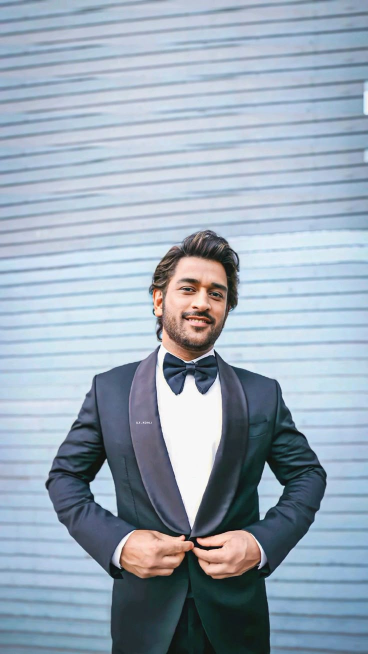
#> input picture Analog_OS_Custom/rpi5/Desktop/FaceDetect/dataset/Dhoni/image1.jpg, 736 x 1308 px (shown at 1/2 size); its folder holds only this picture in this run
$ python faceDatabase.py
#> lines starting #> are read from the running program, lines starting #| are printed output that depends on the picture
import os
import cv2
import numpy as np
from collections import Counter

dataset_path = "dataset"
face_cascade = cv2.CascadeClassifier(
    "opencv_haarcascades/haarcascade_frontalface_default.xml")

faces = []
labels = []
label_map = {}
current_label = 0

for person_name in os.listdir(dataset_path):
    person_path = os.path.join(dataset_path, person_name)
    if not os.path.isdir(person_path):
        continue

    label_map[current_label] = person_name

    for image_file in os.listdir(person_path):
        if not image_file.lower().endswith((".jpg", ".png", ".jpeg")):
            continue

        img_path = os.path.join(person_path, image_file)
        img = cv2.imread(img_path, cv2.IMREAD_GRAYSCALE)
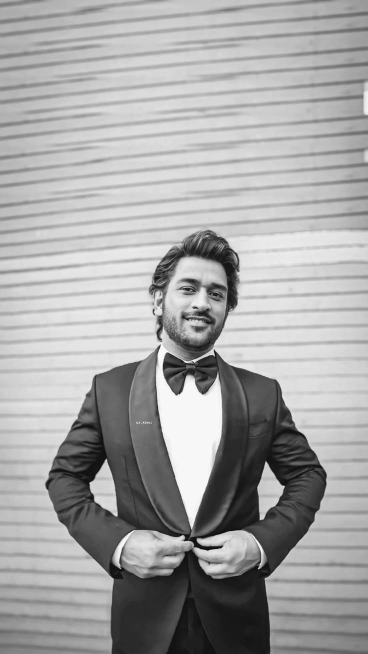
#> img: shape (1308, 736) (shown at 1/2 size); min 4, max 255, mean 165.3
        if img is None:
            continue

        detected_faces = face_cascade.detectMultiScale(img, 1.1, 5)
#> detected_faces = [[317, 517, 167, 167]]
        for (x, y, w, h) in detected_faces:
            # Resize ROI to fixed size
            face_roi = cv2.resize(img[y:y+h, x:x+w], (200, 200))
            faces.append(face_roi)
            labels.append(current_label)
#> this loop made 1 pass
#> pass 1, `face_roi = cv2.resize(img[y:y+h, x:x+w], (200, 200))`:
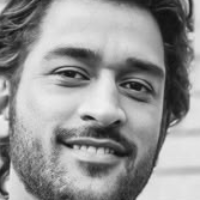
#> face_roi: shape (200, 200); min 15, max 244, mean 148.5
#> after the loop, faces = 1 item; labels = [0]

    current_label += 1

# 🔹 Keep faces as a list of np.uint8 arrays
# 🔹 Convert labels to int32 numpy array
labels = np.array(labels, dtype=np.int32)

recognizer = cv2.face.LBPHFaceRecognizer_create()


if len(faces) > 0:
    recognizer.train(faces, labels)
    recognizer.save("face_model.yml")
    np.save("labels.npy", label_map)

    print("✅ Training complete.")
    print("📁 Model saved as face_model.yml and labels.npy")

    # 🔹 Print summary
    print("\n--- Training Summary ---")
    counts = Counter(labels)
#> counts = {0: 1}
    for label_id, count in counts.items():
        print(f"👤 {label_map[label_id]} : {count} face samples")
#> this loop made 1 pass
#> (label_id, count) on pass 1: (0, 1)
#| 👤 Dhoni : 1 face samples
    print(f"\nTotal people trained: {len(label_map)}")
    print(f"Total face samples: {len(faces)}")
#| Total face samples: 1

else:
    print("⚠️ No faces found in dataset. Training aborted.")

$ run again, on Analog_OS_Custom/rpi5/Desktop/FaceDetect/dataset/Dhoni/image2.jpg
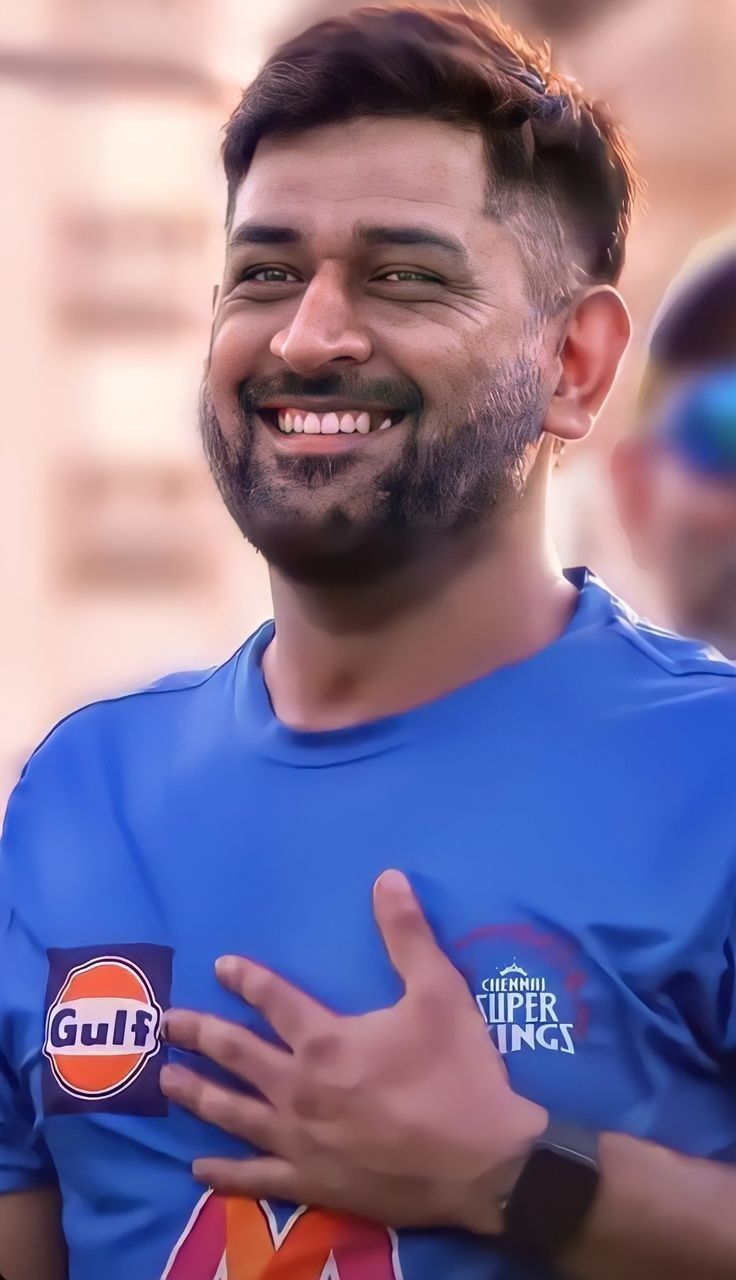
#> input picture Analog_OS_Custom/rpi5/Desktop/FaceDetect/dataset/Dhoni/image2.jpg, 736 x 1280 px
#> `img = cv2.imread(img_path, cv2.IMREAD_GRAYSCALE)`:
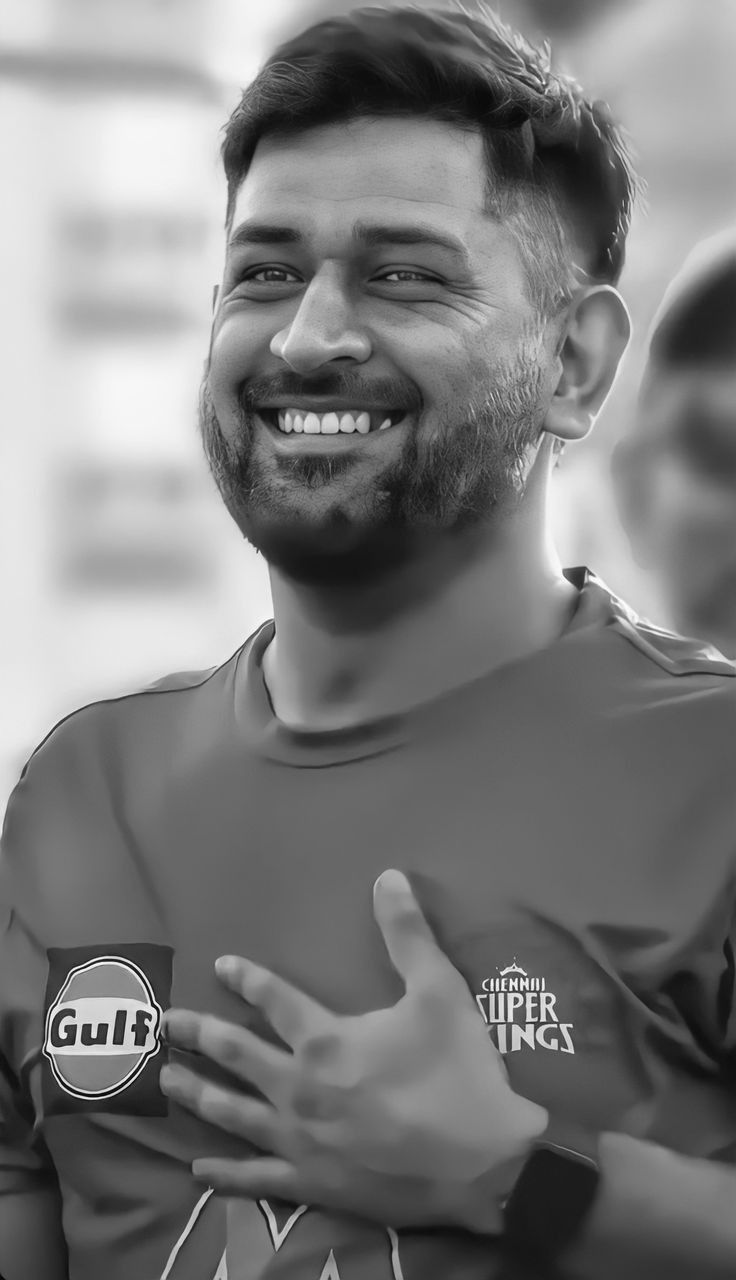
#> img: shape (1280, 736); min 0, max 255, mean 122.7
#> detected_faces = [[143, 131, 371, 371]]
#> the loop `for (x, y, w, h) in detected_faces:` made 1 pass
#> pass 1, `face_roi = cv2.resize(img[y:y+h, x:x+w], (200, 200))`:
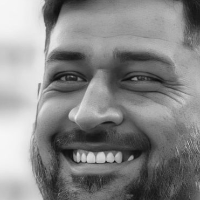
#> face_roi: shape (200, 200); min 11, max 247, mean 134.8
#> after the loop `for (x, y, w, h) in detected_faces:`: faces = 1 item; labels = [0]
#> counts = {0: 1}
#> the loop `for label_id, count in counts.items():` made 1 pass
#> (label_id, count) on pass 1: (0, 1)
#> (printed output is left out)
#| Total face samples: 1

$ run again, on Analog_OS_Custom/rpi5/Desktop/FaceDetect/dataset/Dhoni/image3.jpg
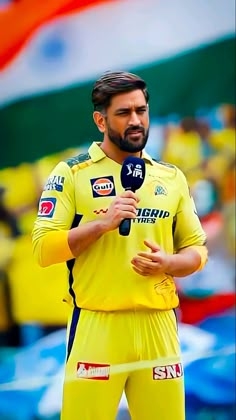
#> input picture Analog_OS_Custom/rpi5/Desktop/FaceDetect/dataset/Dhoni/image3.jpg, 236 x 420 px
#> `img = cv2.imread(img_path, cv2.IMREAD_GRAYSCALE)`:
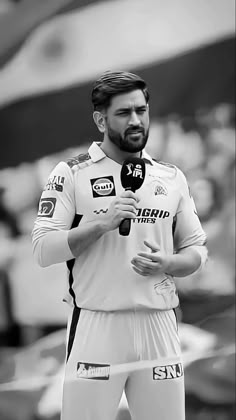
#> img: shape (420, 236); min 0, max 255, mean 143.6
#> detected_faces = [[104, 91, 58, 58]]
#> the loop `for (x, y, w, h) in detected_faces:` made 1 pass
#> pass 1, `face_roi = cv2.resize(img[y:y+h, x:x+w], (200, 200))`:
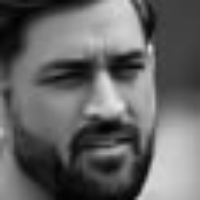
#> face_roi: shape (200, 200); min 1, max 230, mean 101
#> after the loop `for (x, y, w, h) in detected_faces:`: faces = 1 item; labels = [0]
#> counts = {0: 1}
#> the loop `for label_id, count in counts.items():` made 1 pass
#> (label_id, count) on pass 1: (0, 1)
#> (printed output is left out)
#| Total face samples: 1
